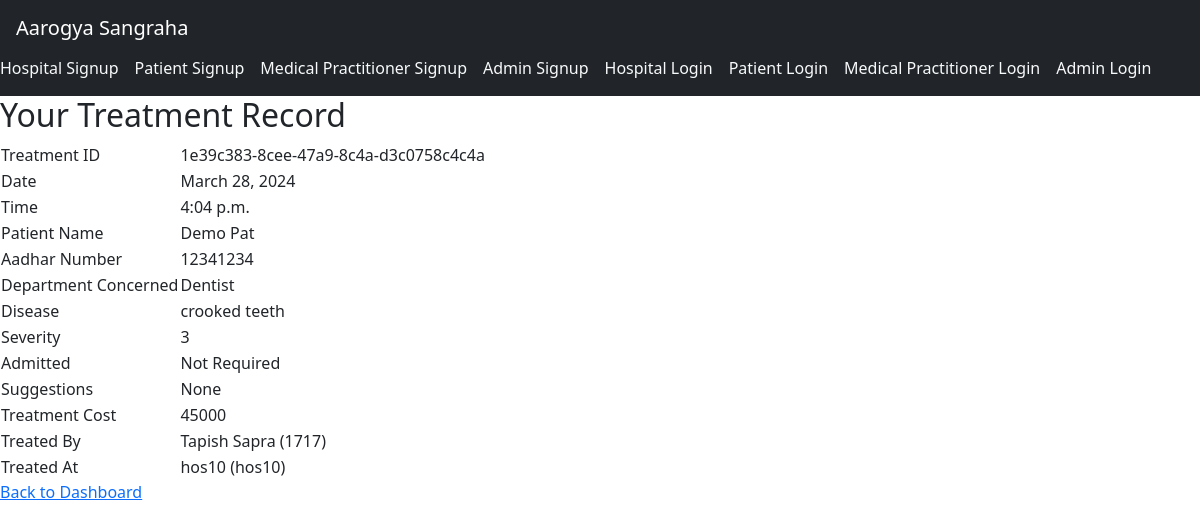
The page /treatment/treatment-detail/1e39c3838cee47a98c4ad3c0758c4c4a on the database its author committed.
### treatment/models.py (models this page shows, shortened)
class Treatment(models.Model):
    tid = models.UUIDField(primary_key=True, default=uuid.uuid4, editable=False)
    date = models.DateField(auto_now_add=True)
    time = models.TimeField(auto_now_add=True)
    disease = models.CharField(max_length=75)
    severity = models.IntegerField(choices=sList,default=0)
    admitted = models.CharField(max_length=20, choices=aList, default='Not Required')
    aadharNo = models.ForeignKey(Patient,on_delete=models.CASCADE,to_field='aadharNo')
    treatmentCost = models.IntegerField()
    medicalID = models.ForeignKey(MedicalPractitioner,on_delete=models.SET_NULL,null=True,blank=True,to_field='medicalID')
    hospitalID = models.ForeignKey(Hospital, on_delete=models.SET_NULL, null=True, blank=True, to_field='hospitalID')
    suggestions = models.CharField(max_length=500,null=True,blank=True,default=None)
    query = models.CharField(max_length=20,choices=q,default='No')

class Patient(models.Model):
    user=models.OneToOneField(User,on_delete=models.CASCADE)
    aadharNo = models.CharField(max_length=12,primary_key=True)
    sex = models.CharField(max_length=1,choices=sex_c,default=None)
    date_of_birth = models.DateField()
    bloodGroup = models.CharField(max_length=3,choices=bg,default=None)
    emergencyContact = models.CharField(max_length=10)
    criticalInfo = models.CharField(max_length=150)
    bid = models.ForeignKey(BirthCertificate,on_delete=models.SET_NULL,null=True,blank=True,to_field='bid',default=None)
    did = models.ForeignKey(DeathCertificate,on_delete=models.SET_NULL,null=True,blank=True,to_field='did',default=None)
    def get_aadharNo(self):
        return self.aadharNo

class MedicalPractitioner(models.Model):
    user=models.OneToOneField(User,on_delete=models.CASCADE)
    medicalID = models.CharField(max_length=10,primary_key=True)
    sex = models.CharField(max_length=1,choices=sex_c,default=None)
    date_of_birth = models.DateField()
    hospitalID = models.ForeignKey(Hospital,on_delete=models.SET_NULL,null=True,blank=True,to_field='hospitalID')
    department = models.CharField(max_length=50,choices=departments,default=None)
    def get_medicalID(self):
        return self.medicalID
    def __str__(self):
        return f"{self.user.first_name} {self.user.last_name} ({self.medicalID})"

class Hospital(models.Model):
    user=models.OneToOneField(User,on_delete=models.CASCADE)
    name = models.CharField(max_length=50)
    hospitalID = models.CharField(max_length=10,primary_key=True)
    address = models.CharField(max_length=250)
    status = models.CharField(max_length=20, choices=(
        ('pending', 'Pending Verification'),
        ('approved', 'Approved'),
        ('rejected', 'Rejected')
    ), default='pending')
    def __str__(self):
        return f"{self.name} ({self.hospitalID})"

### treatment/views.py (the view)
# urls.py: path('treatment-detail/<str:tid>',views.treatment_detail,name='treatment_detail'),
def treatment_detail(request, tid):
    treatment = get_object_or_404(models.Treatment, tid=tid)
    return render(request, 'treatment/treatment_detail.html', {'treatment': treatment})

### treatment/templates/treatment/treatment_detail.html (shortened to what this page needs)
 {% extends 'treatment/base.html' %}
    {% block body %}
    <h2>Your Treatment Record</h2>
    <table>
        <tr>
            <td>Treatment ID</td>
            <td>{{ treatment.tid }}</td>
        </tr>
        <tr>
            <td>Date</td>
            <td>{{ treatment.date }}</td>
        </tr>
        <tr>
            <td>Time</td>
            <td>{{ treatment.time }}</td>
        </tr>
        <tr>
            <td>Patient Name</td>
            <td>{{ treatment.aadharNo.user.first_name }} {{treatment.aadharNo.user.last_name}}</td>
        </tr>
        <tr>
            <td>Aadhar Number</td>
            <td>{{ treatment.aadharNo.get_aadharNo }}</td>
        </tr>
        <tr>
            <td>Department Concerned</td>
            <td>{{ treatment.medicalID.department }}</td>
        </tr>
        <tr>
            <td>Disease</td>
            <td>{{ treatment.disease }}</td>
        </tr>
        <tr>
            <td>Severity</td>
            <td>{{ treatment.get_severity_display }}</td>
        </tr>
        <tr>
            <td>Admitted</td>
            <td>{{ treatment.get_admitted_display }}</td>
        </tr>
        <tr>
            <td>Suggestions</td>
            <td>{{ treatment.suggestions }}</td>
        </tr>
        <tr>
            <td>Treatment Cost</td>
            <td>{{ treatment.treatmentCost }}</td>
        </tr>
        <tr>
            <td>Treated By</td>
            <td>{{ treatment.medicalID }}</td>
        </tr>
        <tr>
            <td>Treated At</td>
            <td>{{ treatment.hospitalID }}</td>
        </tr>
    </table>
    {% if request.user.patient %}
        <a href="{% url 'treatment:patient_dashboard' request.user.patient.get_aadharNo %}">Back to Dashboard</a>
    {% else %}
        <a href="{% url 'treatment:practitioner_dashboard' treatment.medicalID.get_medicalID %}">Back to Dashboard</a>
    {% endif %}
    {% endblock %}

### rows shown on the page
Treatment: tid "1e39c383-8cee-47a9-8c4a-d3c0758c4c4a", date "March 28, 2024", time "4:04 p.m.", aadharNo.user.first_name "Demo", aadharNo.user.last_name "Pat", aadharNo.get_aadharNo "12341234", medicalID.department "Dentist", disease "crooked teeth", severity "3", admitted "Not Required", suggestions "None", treatmentCost "45000", medicalID "Tapish Sapra (1717)", hospitalID "hos10 (hos10)"
